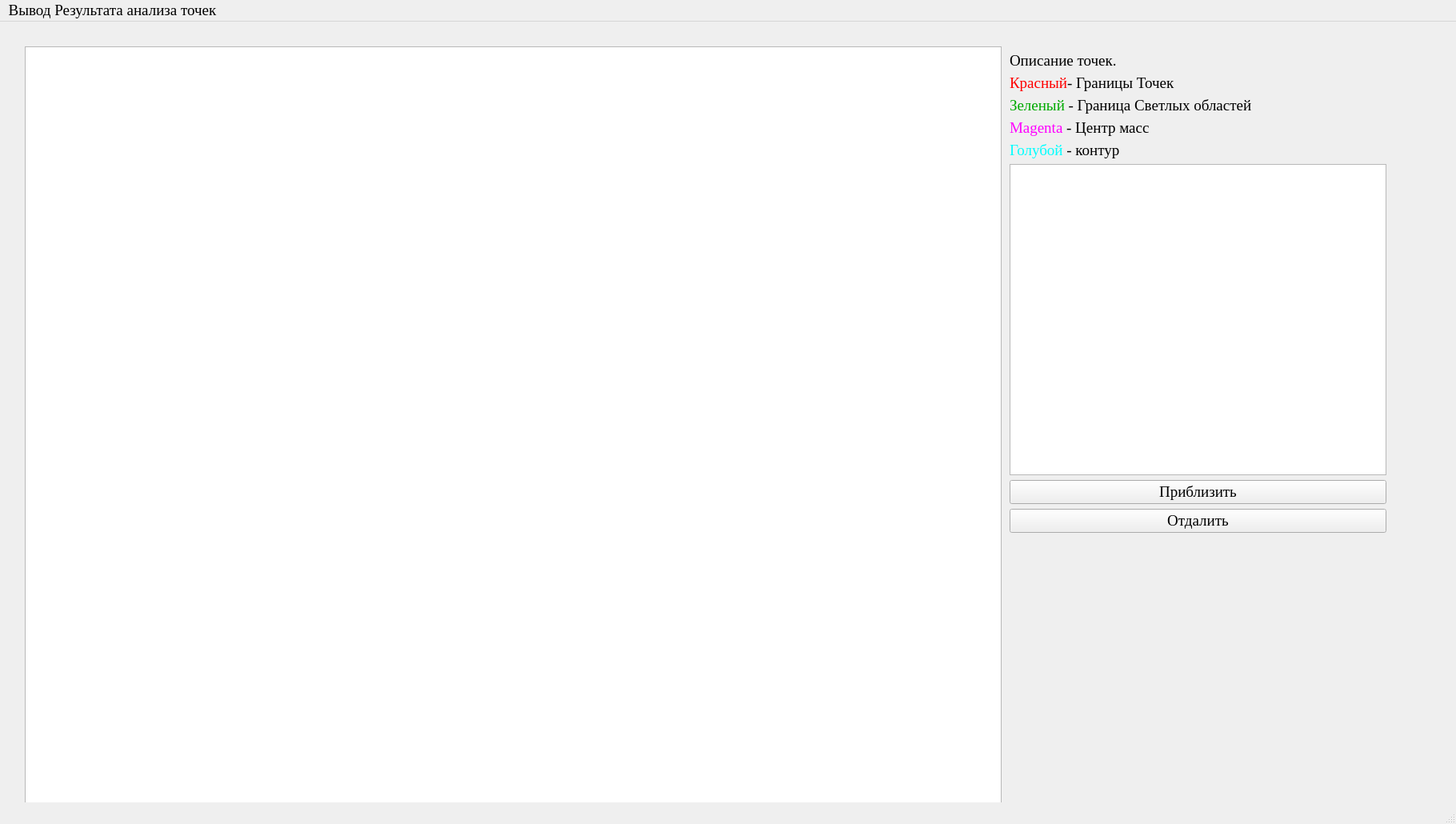
<?xml version="1.0" encoding="UTF-8"?>
<ui version="4.0">
 <class>anizo</class>
 <widget class="QMainWindow" name="anizo">
  <property name="geometry">
   <rect>
    <x>0</x>
    <y>0</y>
    <width>1820</width>
    <height>1030</height>
   </rect>
  </property>
  <property name="font">
   <font>
    <family>Times New Roman</family>
    <pointsize>14</pointsize>
   </font>
  </property>
  <property name="windowTitle">
   <string>MainWindow</string>
  </property>
  <widget class="QWidget" name="centralwidget">
   <widget class="QGraphicsView" name="gpiAnz">
    <property name="geometry">
     <rect>
      <x>31</x>
      <y>31</y>
      <width>1221</width>
      <height>951</height>
     </rect>
    </property>
   </widget>
   <widget class="QWidget" name="layoutWidget">
    <property name="geometry">
     <rect>
      <x>1262</x>
      <y>38</y>
      <width>471</width>
      <height>601</height>
     </rect>
    </property>
    <layout class="QVBoxLayout" name="verticalLayout_2">
     <item>
      <layout class="QVBoxLayout" name="verticalLayout">
       <item>
        <widget class="QLabel" name="label">
         <property name="font">
          <font>
           <family>Times New Roman</family>
           <pointsize>14</pointsize>
          </font>
         </property>
         <property name="text">
          <string>Описание точек.</string>
         </property>
        </widget>
       </item>
       <item>
        <widget class="QLabel" name="label_4">
         <property name="text">
          <string>&lt;html&gt;&lt;head/&gt;&lt;body&gt;&lt;p&gt;&lt;span style=&quot; color:#ff0000;&quot;&gt;Красный&lt;/span&gt;- Границы Точек &lt;/p&gt;&lt;/body&gt;&lt;/html&gt;</string>
         </property>
        </widget>
       </item>
       <item>
        <widget class="QLabel" name="label_6">
         <property name="text">
          <string>&lt;html&gt;&lt;head/&gt;&lt;body&gt;&lt;p&gt;&lt;span style=&quot; color:#00aa00;&quot;&gt;Зеленый&lt;/span&gt; - Граница Cветлых областей&lt;/p&gt;&lt;/body&gt;&lt;/html&gt;</string>
         </property>
        </widget>
       </item>
       <item>
        <widget class="QLabel" name="label_7">
         <property name="text">
          <string>&lt;html&gt;&lt;head/&gt;&lt;body&gt;&lt;p&gt;&lt;span style=&quot; color:#ff00ff;&quot;&gt;Magenta&lt;/span&gt; - Центр масс&lt;/p&gt;&lt;/body&gt;&lt;/html&gt;</string>
         </property>
        </widget>
       </item>
       <item>
        <widget class="QLabel" name="label_8">
         <property name="text">
          <string>&lt;html&gt;&lt;head/&gt;&lt;body&gt;&lt;p&gt;&lt;span style=&quot; color:#00ffff;&quot;&gt;Голубой&lt;/span&gt; - контур&lt;/p&gt;&lt;/body&gt;&lt;/html&gt;</string>
         </property>
        </widget>
       </item>
       <item>
        <widget class="QTextBrowser" name="textBrowser"/>
       </item>
      </layout>
     </item>
     <item>
      <widget class="QPushButton" name="Pribl">
       <property name="text">
        <string>Приблизить</string>
       </property>
      </widget>
     </item>
     <item>
      <widget class="QPushButton" name="Otdal">
       <property name="text">
        <string>Отдалить</string>
       </property>
      </widget>
     </item>
    </layout>
   </widget>
  </widget>
  <widget class="QMenuBar" name="menubar">
   <property name="geometry">
    <rect>
     <x>0</x>
     <y>0</y>
     <width>1820</width>
     <height>21</height>
    </rect>
   </property>
   <widget class="QMenu" name="menu">
    <property name="title">
     <string>Вывод Результата анализа точек</string>
    </property>
    <addaction name="action"/>
   </widget>
   <addaction name="menu"/>
  </widget>
  <widget class="QStatusBar" name="statusbar"/>
  <action name="action">
   <property name="text">
    <string>Выход</string>
   </property>
  </action>
 </widget>
 <resources/>
 <connections/>
</ui>
